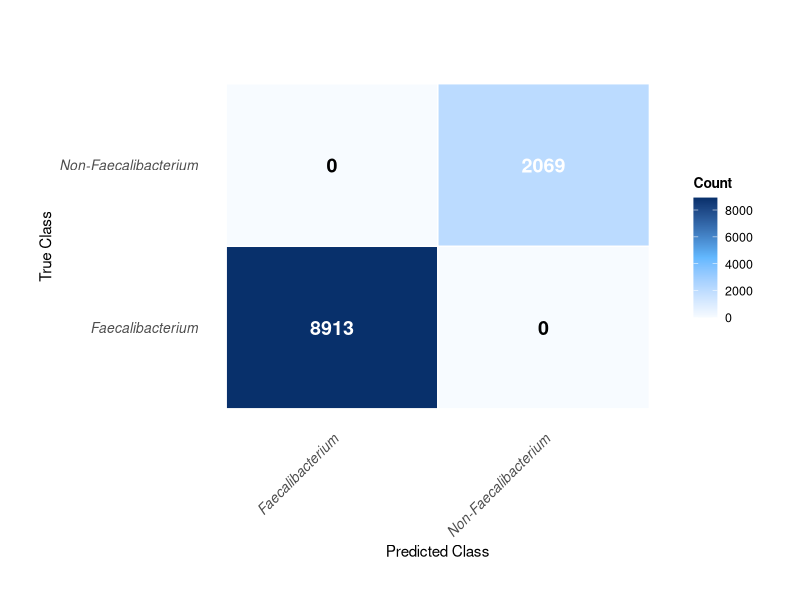

Recreate this plot in R.
# Load required packages
library(ggplot2)
library(reshape2)
library(dplyr)

# Import and convert data
confusion_matrix_binary <- matrix(
  data = c(
    8913, 0,
    0, 2069
  ),
  nrow = 2, 
  byrow = TRUE,
  dimnames = list(
    c("Faecalibacterium", "Non-Faecalibacterium"),  #True
    c("Faecalibacterium", "Non-Faecalibacterium")  #Predicted
  )
)
df_counts_binary <- melt(confusion_matrix_binary, 
                         varnames = c("True Class", "Predicted Class"), 
                         value.name = "Count")

# Create heatmap
col.scheme.heatmap <- c('#F7FBFF', 'steelblue1', '#08306B')
p_binary <- ggplot(df_counts_binary, aes(x = `Predicted Class`, y = `True Class`)) +
  geom_tile(aes(fill = Count), color = "white", linewidth = 0.5) +
  geom_text(aes(label = Count), 
            color = ifelse(df_counts_binary$Count > 50, "white", "black"), 
            size = 5, fontface = "bold") +
  scale_fill_gradientn(colours = col.scheme.heatmap, limits = c(0, max(confusion_matrix_binary))) +
  labs(title = " ", x = "Predicted Class", y = "True Class", fill = "Count") +
  theme_minimal() +
  theme(
    plot.title = element_text(face = "bold", hjust = 0.5, size = 12, margin = margin(b = 8)),
    plot.subtitle = element_text(hjust = 0.5, size = 10, color = "gray30", margin = margin(b = 10)),
    axis.text.x = element_text(angle = 45, hjust = 1, size = 10, face = "italic"),
    axis.text.y = element_text(size = 10, face = "italic"),
    legend.title = element_text(face = "bold", size = 10),
    legend.text = element_text(size = 9),
    panel.grid = element_blank(),
    plot.margin = unit(c(1, 1, 1, 1), "cm")
  )

# Save as pdf
pdf(
  file = "confusion_matrxi_genus_70.pdf",
  width = 6,
  height = 5,
)
print(p_binary)
dev.off()
